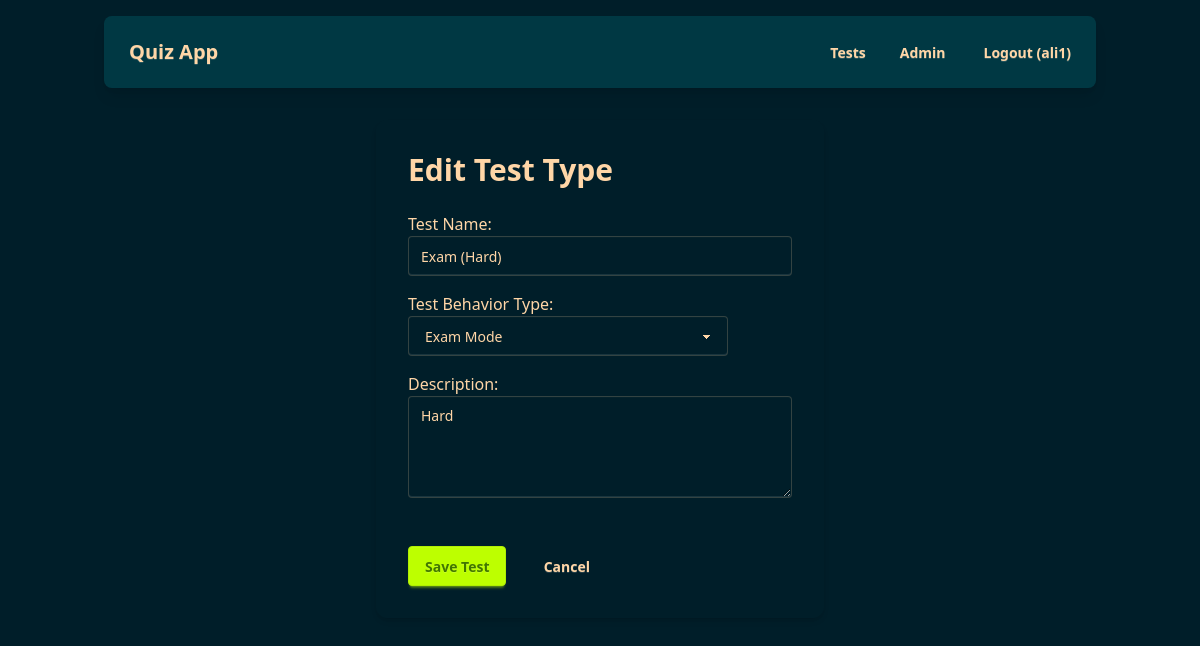
/quiz/admin/tests/edit/3/ (signed in), run on the app's committed database.
### quiz/models.py (models this page shows, shortened)
class Test(models.Model):
    name = models.CharField(max_length=255)
    description = models.TextField(blank=True)
    test_type = models.CharField(max_length=10, choices=TEST_TYPES, default='learning')
    position = models.PositiveIntegerField(default=0, help_text="Display order of the test")
    class Meta:
        ordering = ['position', 'name']

### quiz/views.py (the view)
# urls.py: path('admin/tests/edit/<int:test_id>/', custom_admin_edit_test, name='custom_admin_edit_test'),
@user_passes_test(is_staff_check)
def custom_admin_edit_test(request, test_id):
    test = get_object_or_404(Test, id=test_id)
    if request.method == 'POST':
        form = TestForm(request.POST, instance=test) # Pass instance for editing
        if form.is_valid():
            form.save()
            messages.success(request, "Test updated successfully.")
            return redirect('custom_admin_tests') # Redirect back to the list
    else: # GET request
        form = TestForm(instance=test) # Populate form with existing data
    context = {
        'form': form,
        'test': test, # Pass the test object
        'is_edit': True, # Flag to indicate whether we're adding or editing
    }
    return render(request, 'quiz/custom_admin/test_form.html', context)

### quiz/forms.py
class TestForm(forms.ModelForm):
    class Meta:
        model = Test
        fields = ['name', 'description', 'test_type']
        widgets = {
            'name': forms.TextInput(attrs={'class': 'input input-bordered w-full'}),
            'description': forms.Textarea(attrs={'rows': 4, 'class': 'textarea textarea-bordered w-full'}),
            'test_type': forms.Select(attrs={'class': 'select select-bordered w-full max-w-xs'}),
        }
        labels = {
            'name': 'Test Name',
            'description': 'Description',
            'test_type': 'Test Behavior Type',
        }

### quiz/views.py (called while the page is built)
def is_staff_check(user):
    return user.is_staff

### quiz/templates/quiz/custom_admin/test_form.html (shortened to what this page needs)
{% extends 'quiz/base.html' %}
{% block content %}
<div class="max-w-md mx-auto bg-base-100 p-8 rounded-xl shadow-md">
    <h2 class="text-3xl font-bold mb-6">{% if is_edit %}Edit Test Type{% else %}Add New Test Type{% endif %}</h2>
    <form method="post">
        <div class="form-control mb-4">
            {{ form.name.label_tag }}
            {{ form.name }}
        </div>
        <div class="form-control mb-4">
             {{ form.test_type.label_tag }}
             {{ form.test_type }}
        </div>
        <div class="form-control mb-6">
            {{ form.description.label_tag }}
            {{ form.description }}
        </div>
        <button type="submit" class="btn btn-primary mt-6">Save Test</button>
        <a href="{% url 'custom_admin_tests' %}" class="btn btn-ghost mt-6 ml-4">Cancel</a>
    </form>
</div>
{% endblock %}

### quiz/templates/quiz/navbar.html (shortened to what this page needs)
{% load static %}
<div class="navbar bg-neutral text-neutral-content rounded-box shadow-lg mb-8">
  <div class="navbar-start">
    <a href="{% url 'landing_page' %}" class="btn btn-ghost normal-case text-xl">Quiz App</a>
  </div>
  <div class="navbar-end">
    <ul class="menu menu-horizontal px-1 hidden md:flex text-neutral-content">
      <li><a href="{% url 'test_list' %}" class="btn btn-ghost">Tests</a></li>
      {% if user.is_authenticated and user.is_staff %}
        <li class="dropdown">
          <div tabindex="0" role="button" class="btn btn-ghost">
              Admin
          </div>
        </li>
      {% endif %}
    </ul>
     <div class="hidden md:flex">
         {% if user.is_authenticated %}
           <form action="{% url 'logout' %}" method="post" class="inline-block">{% csrf_token %}<button type="submit" class="btn btn-ghost">Logout ({{ user.username }})</button></form>
         {% else %}
           <a href="{% url 'login' %}" class="btn btn-primary">Login</a>
           <a href="{% url 'signup' %}" class="btn btn-primary ml-2">Sign Up</a>
         {% endif %}
     </div>
  </div>
</div>

### data on the page
Test: name "Exam (Hard)", test_type "Exam Mode", description "Hard"

### other printed values
{{ user.username }} "ali1"
